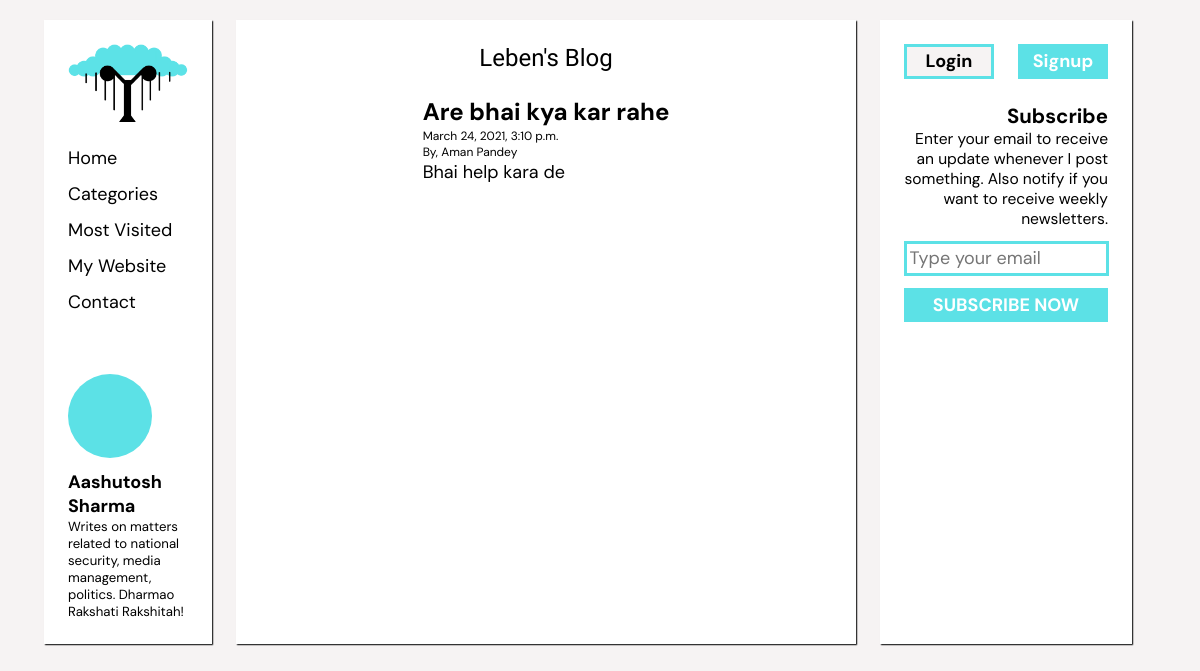
Screenshot of /blog/post/are-bhai-kya-kar-rahe with the database file from the repository.
### blogger/models.py (models this page shows, shortened)
class Post(models.Model):
    sno = models.AutoField((""), primary_key=True)
    title = models.CharField(max_length=50)
    slug = models.SlugField(max_length=250, null=True, blank=True)
    content = models.TextField(max_length=3000)
    thimg = models.ImageField(upload_to='./static/img', default='')
    author = models.TextField(default='')
    time_stamp = models.DateTimeField(auto_now=True)

### blogger/views.py (the view)
# urls.py: path('post/<slug:slug>', views.viewPost, name='post'),
def viewPost(request, slug):
    p = Post.objects.filter(slug=slug)
    if p.exists():
        p = p.first()
    else:
        return HttpResponse("Post Not Found")
    context = {'post':p}
    return render(request, 'blog/post.html', context)

### templates/blog/post.html (shortened to what this page needs)
{% extends 'blogbase.html' %}
{% block body %}
<div class="postingflex">
<div class="title">{{post.title}}</div>
<div class="date"><div>{{post.time_stamp}}</div><div>By, {{post.author}}</div></div>
<div class="content">{{post.content | safe}}</div>
</div>
{% endblock body %}

### static/blogbase.css (style rules this page uses)
body { background: #F6F3F3; }
.title { font-size: 2vw; font-weight: bold; }
.postingflex { margin-top: 0vw; display: flex; flex-direction: column; flex-wrap: wrap; justify-content: center; }
.date { font-size: 1vw; margin-top: 0.1vw; }
.title { font-size: 2vw; }
.date { font-size: 1vw; }
.content { font-size: 1.5vw; }

### rows the page displays
Post: title "Are bhai kya kar rahe", time_stamp "March 24, 2021, 3:10 p.m.", author "Aman Pandey", content "Bhai help kara de"
